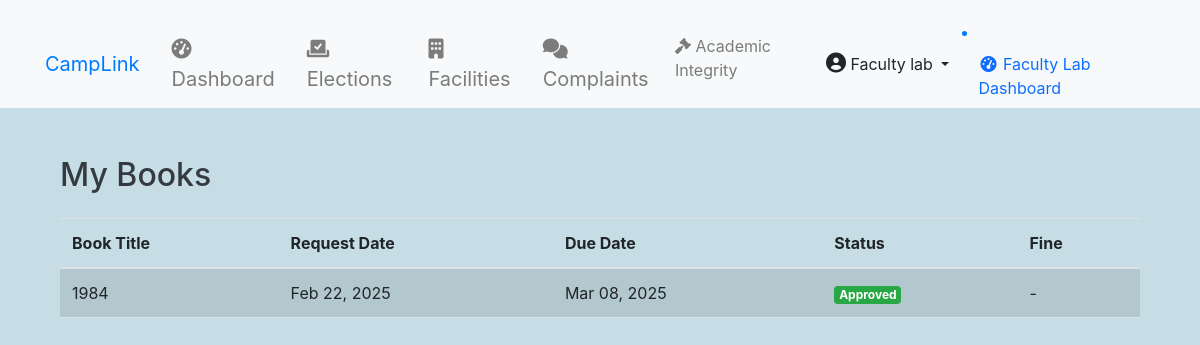
Page /facilities/books/my-books/ (signed in) on the committed database.
### accounts/models.py (models this page shows, shortened)
class User(AbstractUser):
    ROLE_CHOICES = (
        ('student', 'Student'),
        ('faculty', 'Faculty'),
        ('admin', 'Admin'),
    )
    DEPARTMENT_CHOICES = (
        ('CSE', 'Computer Science'),
        ('ECE', 'Electronics'),
        ('ME', 'Mechanical'),
        ('CE', 'Civil'),
    )
    DIVISION_CHOICES = (
        ('A', 'Division A'),
        ('B', 'Division B'),
        ('C', 'Division C'),
    )
    CLASS_YEAR_CHOICES = (
        ('1', 'First Year'),
        ('2', 'Second Year'),
        ('3', 'Third Year'),
        ('4', 'Fourth Year'),
    )
    role = models.CharField(max_length=20, choices=ROLE_CHOICES)
    department = models.CharField(max_length=50, choices=DEPARTMENT_CHOICES)
    division = models.CharField(max_length=1, choices=DIVISION_CHOICES, blank=True, null=True)
    class_year = models.CharField(max_length=1, choices=CLASS_YEAR_CHOICES, blank=True, null=True)
    profile_picture = models.ImageField(upload_to='profile_pics/', blank=True, null=True)
    student_id = models.CharField(max_length=20, blank=True, null=True)
    phone = models.CharField(max_length=15)
    bio = models.TextField(max_length=500, blank=True)
    date_of_birth = models.DateField(null=True, blank=True)
    address = models.TextField(blank=True)
    linkedin_profile = models.URLField(max_length=200, blank=True)
    github_profile = models.URLField(max_length=200, blank=True)
    emergency_contact = models.CharField(max_length=15, blank=True)
    prn = models.CharField(max_length=20, unique=True, null=True, blank=True)
    groups = models.ManyToManyField(
        'auth.Group',
        related_name='custom_user_set',
        blank=True,
        help_text='The groups this user belongs to.',
        verbose_name='groups',
    )
    user_permissions = models.ManyToManyField(
        'auth.Permission',
        related_name='custom_user_set',
        blank=True,
        help_text='Specific permissions for this user.',
        verbose_name='user permissions',
    )
    health_requests = models.TextField(blank=True)  # Field to store health requests
    leave_requests = models.TextField(blank=True)    # Field to store leave requests
    def get_full_name(self):
        return f"{self.first_name} {self.last_name}".strip()

### facilities/models.py (models this page shows, shortened)
class BookRequest(models.Model):
    STATUS_CHOICES = [
        ('pending', 'Pending'),
        ('approved', 'Approved'),
        ('rejected', 'Rejected'),
        ('returned', 'Returned'),
        ('overdue', 'Overdue'),
    ]
    user = models.ForeignKey(get_user_model(), on_delete=models.CASCADE)
    book = models.ForeignKey(Book, on_delete=models.CASCADE)
    request_date = models.DateTimeField(auto_now_add=True)
    due_date = models.DateField(null=True, blank=True)
    return_date = models.DateField(null=True, blank=True)
    status = models.CharField(max_length=10, choices=STATUS_CHOICES, default='pending')
    fine_amount = models.DecimalField(max_digits=10, decimal_places=2, default=0)

class Book(models.Model):
    title = models.CharField(max_length=200)
    author = models.CharField(max_length=200)
    publication_year = models.IntegerField(null=True, blank=True)
    publisher = models.CharField(max_length=200, blank=True)
    book_link = models.URLField(max_length=500, null=True, blank=True)
    available_copies = models.IntegerField(default=1)
    total_copies = models.IntegerField(default=1)

### facilities/views.py (the view)
# urls.py: path('books/my-books/', views.my_books, name='my_books'),
@login_required
def my_books(request):
    book_requests = BookRequest.objects.filter(user=request.user).order_by('-request_date')
    return render(request, 'facilities/my_books.html', {'book_requests': book_requests})

### facilities/templates/facilities/my_books.html (shortened to what this page needs)
{% extends 'base.html' %}
{% block content %}
<div class="container py-4">
    <h2 class="mb-4">My Books</h2>
    <div class="table-responsive">
        <table class="table table-striped">
            <thead>
                <tr>
                    <th>Book Title</th>
                    <th>Request Date</th>
                    <th>Due Date</th>
                    <th>Status</th>
                    <th>Fine</th>
                </tr>
            </thead>
            <tbody>
                {% for request in book_requests %}
                <tr>
                    <td>{{ request.book.title }}</td>
                    <td>{{ request.request_date|date:"M d, Y" }}</td>
                    <td>{{ request.due_date|date:"M d, Y" }}</td>
                    <td>
                        <span class="badge {% if request.status == 'approved' %}bg-success
                                         {% elif request.status == 'pending' %}bg-warning
                                         {% elif request.status == 'overdue' %}bg-danger
                                         {% else %}bg-secondary{% endif %}">
                            {{ request.get_status_display }}
                        </span>
                    </td>
                    <td>
                        {% if request.fine_amount > 0 %}
                        ${{ request.fine_amount }}
                        {% else %}
                        -
                        {% endif %}
                    </td>
                </tr>
                {% empty %}
                <tr>
                    <td colspan="5" class="text-center">You haven't borrowed any books yet.</td>
                </tr>
                {% endfor %}
            </tbody>
        </table>
    </div>
</div>
{% endblock %}

### templates/base.html (shortened to what this page needs)
{% load static %}
<!DOCTYPE html>
<html lang="en">
<head>
    <link href="https://cdn.jsdelivr.net/npm/bootstrap@5.1.3/dist/css/bootstrap.min.css" rel="stylesheet">
    <link href="https://stackpath.bootstrapcdn.com/bootstrap/4.5.2/css/bootstrap.min.css" rel="stylesheet">
    <link rel="stylesheet" href="{% static 'css/styles.css' %}">
    <link rel="stylesheet" href="https://cdnjs.cloudflare.com/ajax/libs/font-awesome/6.0.0-beta3/css/all.min.css">
    <link rel="stylesheet" href="https://cdnjs.cloudflare.com/ajax/libs/sweetalert/1.1.3/sweetalert.min.css">
</head>
<body>
    <nav class="navbar navbar-expand-lg navbar-light bg-light py-0">
        <div class="container">
            <a class="navbar-brand text-primary" href="{% url 'accounts:dashboard' %}">CampLink</a>
            <div class="collapse navbar-collapse" id="navbarNav">
                {% if user.is_authenticated %}
                    <ul class="navbar-nav mx-auto">
                        <li class="nav-item mx-2">
                            <a class="nav-link fs-5" href="{% url 'accounts:dashboard' %}">
                                <i class="fas fa-tachometer-alt"></i> Dashboard
                            </a>
                        </li>
                        <li class="nav-item mx-2">
                            <a class="nav-link fs-5" href="{% url 'elections:election_list' %}">
                                <i class="fas fa-vote-yea"></i> Elections
                            </a>
                        </li>
                        <li class="nav-item mx-2">
                            <a class="nav-link fs-5" href="{% url 'facilities:facility_list' %}">
                                <i class="fas fa-building"></i> Facilities
                            </a>
                        </li>
                        <li class="nav-item mx-2">
                            <a class="nav-link fs-5" href="{% url 'complaints:list' %}">
                                <i class="fas fa-comments"></i> Complaints
                            </a>
                        </li>
                        <li class="nav-item">
                            <a class="nav-link" href="{% url 'academic_integrity:case_list' %}">
                                <i class="fas fa-gavel"></i> Academic Integrity
                            </a>
                        </li>
                    </ul>
                    <ul class="navbar-nav">
                        <li class="nav-item dropdown">
                            <a class="btn btn-light dropdown-toggle" href="#" id="navbarDropdown" role="button" data-bs-toggle="dropdown" aria-expanded="false">
                                <i class="fas fa-user-circle" style="font-size: 20px;"></i> {{ user.get_full_name|default:user.username }}
                            </a>
                        </li>
                    </ul>
                    {% if user.is_authenticated and user.role == 'admin' %}
                        <li class="nav-item">
                            <a class="nav-link" href="{% url 'accounts:admin_dashboard' %}">
                                <i class="fas fa-fw fa-tachometer-alt"></i>
                                <span>Admin Dashboard</span>
                            </a>
                        </li>
                    {% elif user.is_authenticated and user.role == 'faculty-lab' %}
                        <li class="nav-item">
                            <a class="nav-link" href="{% url 'accounts:faculty_lab_dashboard' %}">
                                <i class="fas fa-fw fa-tachometer-alt"></i>
                                <span>Faculty Lab Dashboard</span>
                            </a>
                        </li>
                    {% endif %}
                {% endif %}
            </div>
        </div>
    </nav>
    <div class="container mt-4">
        {% block content %}{% endblock %}
    </div>
</body>
</html>

### static/css/styles.css (style rules this page uses)
body { background-color: #c6dde5; }
.navbar { background: rgba(255, 255, 255, 0.695); backdrop-filter: blur(10px); color: #007bff; position: relative; z-index: 1000; }
h2, h3 { color: #343a40; }
.container { margin-top: 20px; }
.badge { animation: breathing 1.5s infinite; }

### rows in the picture
User: get_full_name "Faculty lab"
BookRequest: book "1984", request_date "Feb 22, 2025", due_date "Mar 08, 2025", status "Approved"
